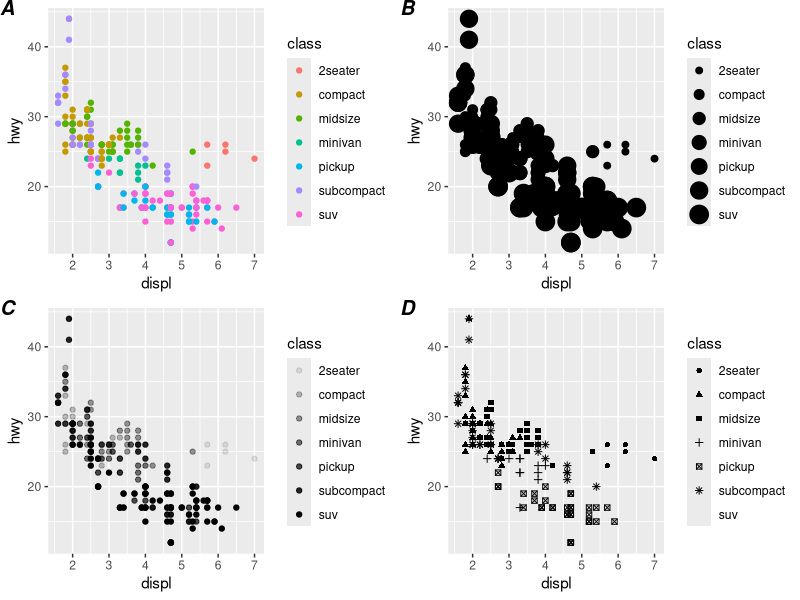
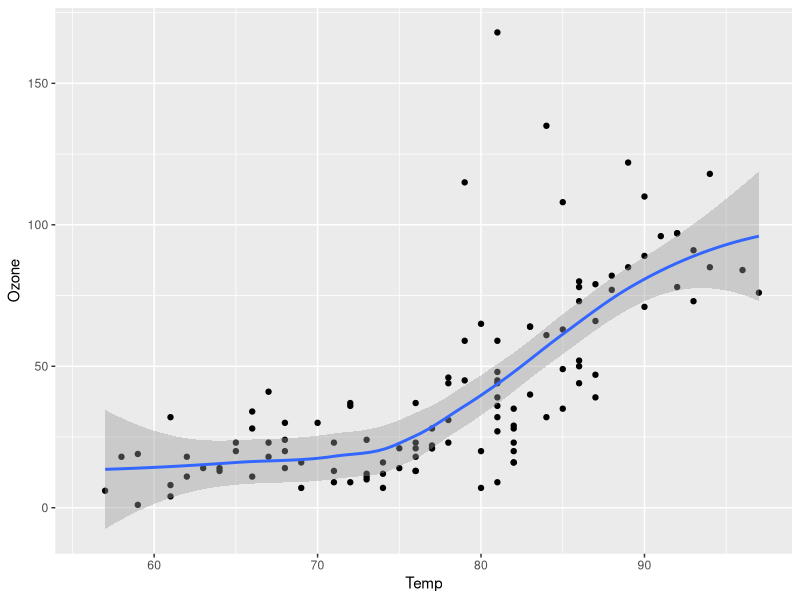
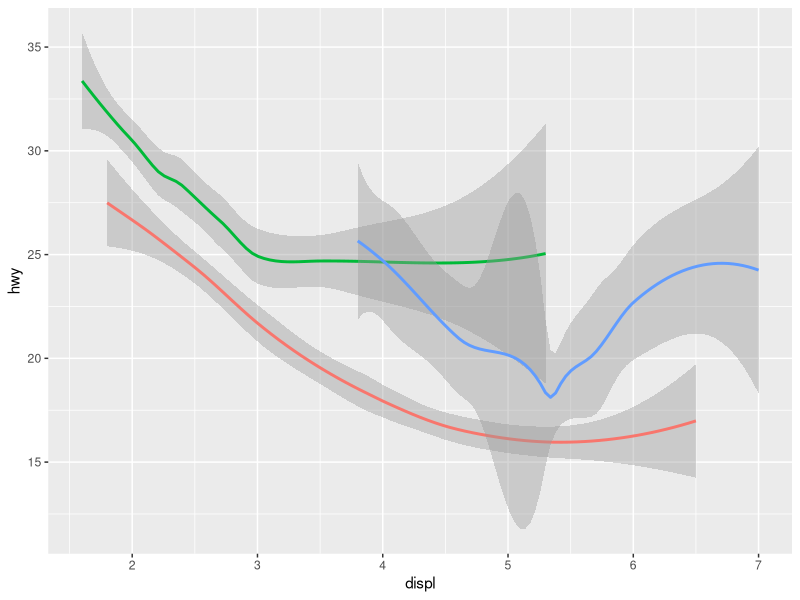

Write R code to recreate these figures, in order.
## ---- chunk 1
#| echo: false
#| warning: false
library(ggplot2)
library(egg)
g1 <- ggplot(mpg, aes(x = displ, y = hwy, color = class)) +
  geom_point()
g2 <- ggplot(mpg, aes(x = displ, y = hwy, size = class)) +
  geom_point()
g3<- ggplot(mpg, aes(x = displ, y = hwy, alpha = class)) +
  geom_point()
g4<- ggplot(mpg, aes(x = displ, y = hwy, shape = class)) +
  geom_point()
figure <- ggarrange(g1, g2, g3,g4,
                    labels = c("A", "B", "C","D"),
                    ncol = 2, nrow = 2)
## ---- chunk 2
#| echo: false
#| warning: false

ggplot(airquality, aes(Temp, Ozone)) + 
  geom_point() + 
  geom_smooth()
## ---- chunk 3
#| echo: false
#| warning: false
ggplot(mpg, aes(x = displ, y = hwy)) +
  geom_smooth(aes(color = drv), show.legend = FALSE)
